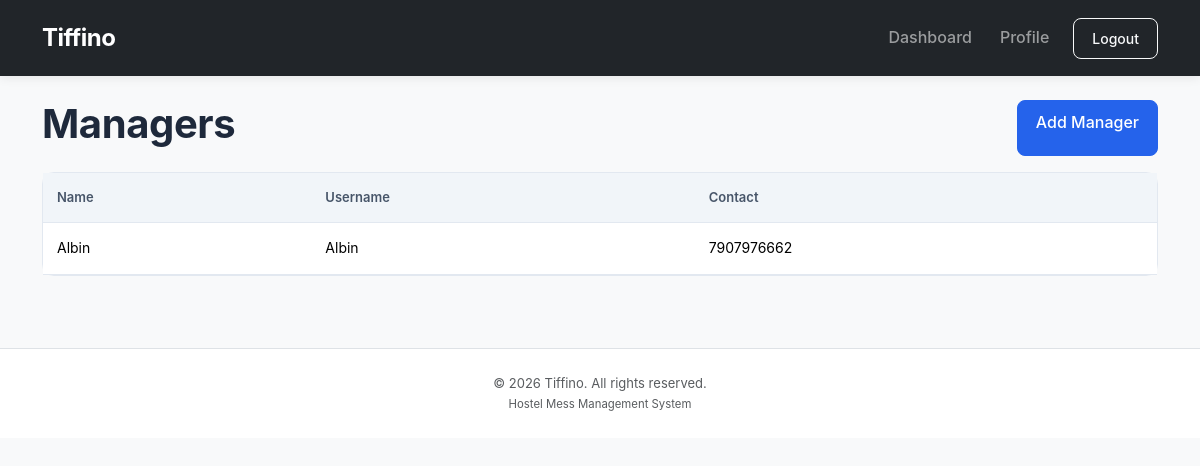
Page /dashboard/managers/ (signed in) on the committed database.
### accounts/models.py (models this page shows, shortened)
class User(AbstractUser):
    ROLE_CHOICES = [
        ('main_admin', 'Main Admin'),
        ('manager', 'Manager'),
        ('user', 'User'),
    ]
    role = models.CharField(
        max_length=20,
        choices=ROLE_CHOICES,
        default='user'
    )
    name = models.CharField(max_length=150)
    contact = models.CharField(max_length=15)
    created_by = models.ForeignKey(
        'self',
        on_delete=models.SET_NULL,
        null=True,
        blank=True,
        related_name='created_accounts'
    )
    created_at = models.DateTimeField(auto_now_add=True)

### dashboard/views.py (the view)
# urls.py: path('managers/', views.manager_list, name='manager_list'),
@role_required('main_admin')
def manager_list(request):
    managers = User.objects.filter(
        role='manager'
    ).order_by('-created_at')
    context = {
        'managers': managers,
    }
    return render(
        request,
        'main_admin/managers.html',
        context
    )

### dashboard/views.py (called while the page is built)
def role_required(*roles):
    def decorator(view_func):
        @wraps(view_func)
        @login_required
        def wrapper(request, *args, **kwargs):
            if request.user.role not in roles:
                return redirect('home')
            return view_func(request, *args, **kwargs)
        return wrapper
    return decorator

### templates/main_admin/managers.html
{% extends 'base.html' %}{% block title %}Managers | Tiffino{% endblock %}{% block content %}
<div class="d-flex justify-content-between">
    <h1>Managers</h1><a class="btn btn-primary" href="{% url 'add_manager' %}">Add Manager</a>
</div>
<div class="card mt-3">
    <div class="table-responsive">
        <table class="table mb-0">
            <thead>
                <tr>
                    <th>Name</th>
                    <th>Username</th>
                    <th>Contact</th>
                </tr>
            </thead>
            <tbody>{% for manager in managers %}<tr>
                    <td>{{ manager.name }}</td>
                    <td>{{ manager.username }}</td>
                    <td>{{ manager.contact }}</td>
                </tr>{% empty %}<tr>
                    <td colspan="3">No managers found.</td>
                </tr>{% endfor %}</tbody>
        </table>
    </div>
</div>{% endblock %}

### static/css/style.css (style rules this page uses)
:root { --primary: #2563eb; --primary-dark: #1d4ed8; --secondary: #64748b; --background: #f8fafc; --surface: #ffffff; --text: #1e293b; --border: #e2e8f0; --success: #16a34a; --danger: #dc2626; --warning: #f59e0b; --radius: 12px; }
* { box-sizing: border-box; }
body { font-family: "Inter", "Segoe UI", Arial, sans-serif; background-color: var(--background); color: var(--text); margin: 0; line-height: 1.6; }
h1, h2, h3, h4, h5 { color: var(--text); font-weight: 650; letter-spacing: -0.4px; }
.card { background: var(--surface); border: 1px solid var(--border); border-radius: var(--radius); transition: transform 0.2s ease, box-shadow 0.2s ease; }
.btn { border-radius: 8px; font-weight: 500; padding: 9px 18px; transition: all 0.2s ease; }
.btn-primary { background-color: var(--primary); border-color: var(--primary); }
.table { vertical-align: middle; margin-bottom: 0; }
.table thead th { background-color: #f1f5f9; color: #475569; font-size: 13px; font-weight: 600; padding: 14px; border-bottom: 1px solid var(--border); white-space: nowrap; }
.table tbody td { padding: 14px; border-color: var(--border); font-size: 14px; }

### rows in the picture
User: name "Albin", username "Albin", contact "7907976662"
